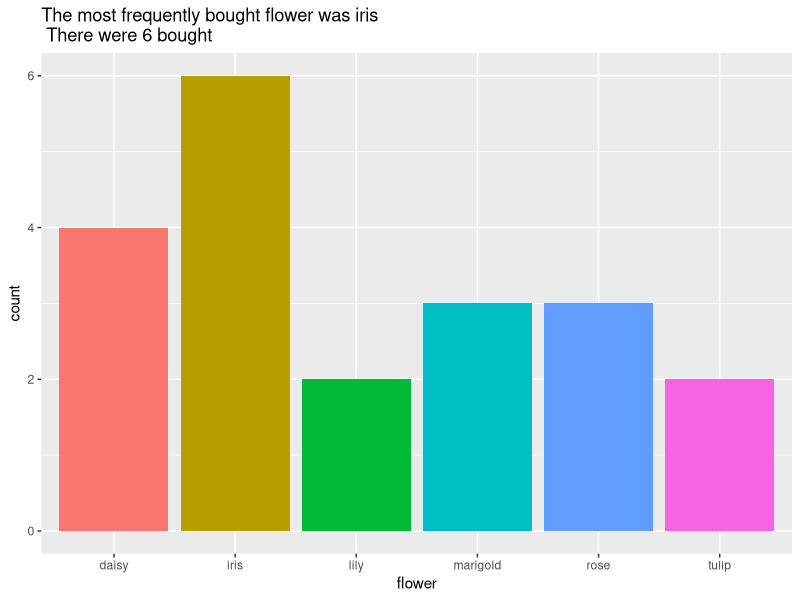
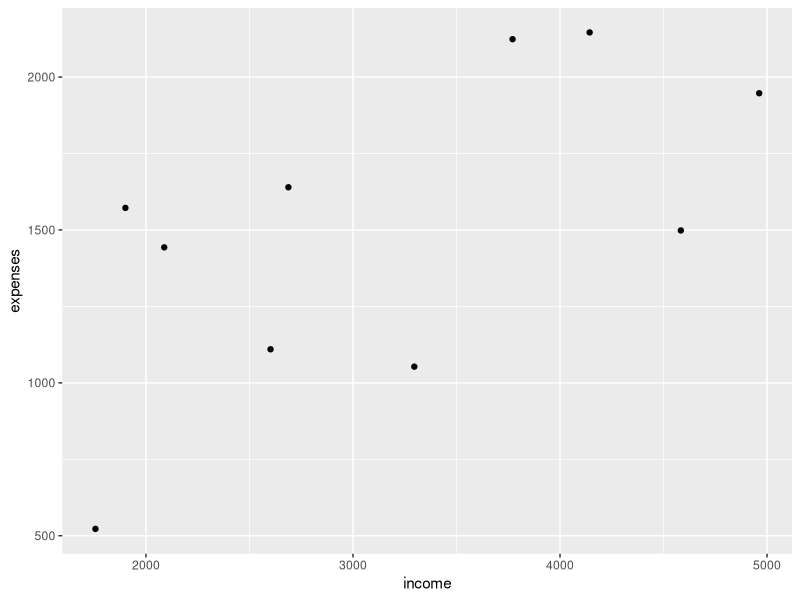
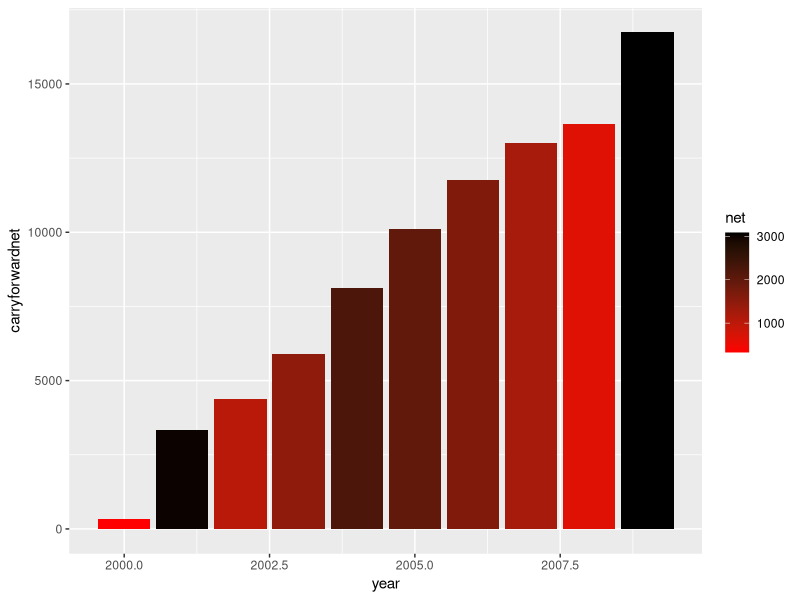

Write the R code that produced these figures, in order.
## ---- chunk 1
knitr::opts_chunk$set(echo =TRUE)

library(tidyverse)
library(purrr)
library(ggpubr)
## ---- chunk 2
sprintf("We found %d %s %3.1f miles from shore", 4,"Otters", 18.95632342)
## ---- chunk 3
# # create vector of possible flowers 
possible.flowers = c("tulip","rose","lily","iris","marigold","daisy")

# we can use sample to simulate a random recording of purchases at the market, lets create data that had 300 flower purchases

purchases = sample(possible.flowers, size=20, replace=T)
purchases= as.factor(purchases)

# make it a data frame for plotting later
# maybe we want to add more information about the purchases later - like price, time of day, etc. - so make column name flower
purchases  = data.frame(flower=purchases) 

# to quickly get information of flower purchases 
summary(purchases$flower)
# sprintf creates a string %s mean use what ever is after the , to fill in a string
plottitle=sprintf("The most frequently bought flower was %s\n There were %d bought", names(which.max(summary(purchases$flower))), max(summary(purchases$flower)))

# now plot
ggplot(purchases, aes(flower, fill=flower))+geom_histogram(stat="count")+labs(title=plottitle)+
  theme(legend.position="none")

## ---- chunk 4

# simple example - use a loop to sum the numbers from 1 to 5
# a = 0+1+2+3+4+5
a=0
for (i in 1:5) {
 a = a+i
}
a
## ---- chunk 5

# if you want to keep track of a for each iteration
# start with a data structure to hold the results - 
# there will be 5 iterations, so a vector of length 5
# initialize to 0 

av = rep(x=0, times=5)

# now we can fill in the vector with the sum at each iteration
# we can use the counter (i) to access the correct element of the vector
# note that we have to treat the first iteration differently because we don't have a previous value to add to

for (i in 1:5) {
  if (i==1) {
    av[i] = 1
  } else {
  av[i] = av[i-1]+i
  }
}
av

# note that R has alternatives using functions that do this looping for you
a = sum(seq(from=1, to=5))
a
## ---- chunk 6
testnumbers = runif(min=0, max=20, n=100)
## ---- chunk 7
testnumbers = runif(min=0, max=20, n=100)

total = 0
nvalues = 100
for (i in 1:nvalues) {
  total = testnumbers[i]+total
}
total/nvalues

mean(testnumbers)
## ---- chunk 8

# lets say we wanted to look at income minus expenses for net income
# create some data for an example

income = runif(min=1000, max=5000, n=10)
income
expenses = rnorm(mean=1500, sd=500, n=10)
expenses

# it is possible that this approach could generate negative expenses
expenses = ifelse(expenses < 0, 0, expenses)

# lets make this a data frame for organization
account = data.frame(income=income, expenses=expenses)
# lets add a year
account$year = seq(from=2000, length.out=nrow(account))

# now compute net income - we could do this with a loop but R is designed to do this without loops
# normally we can just do
account = account %>% mutate(net = income-expenses)
head(account)


# lets plot
ggplot(account, aes(income, expenses))+geom_point()



# we could have computed net income with a for loop
# lets add a column for our net computed by a loop
# sometimes we use NA to show we haven't computed it yet, so "initialize" as NA

account$netloop=NA
account

# note that I can use any variable I want as a counter -
# notice how I'm now using n to access each row of the data frame
for (n in 1:10) {
  account$netloop[n] = account$income[n]-account$expenses[n]
}

# as expected net and netloop are the same :)
head(account)
## ---- chunk 9

# note: we treat the first year differently because we don't have carry forward
# initialize our column to zero, start counter (n) at 2 instead of 1
# make the first value equal to the net of first year

account$carryforwardnet = 0
account$carryforwardnet[1]=account$net[1]
# now loop - looking backward one year to get previous years carry forward
for (n in 2:10) {
  account$carryforwardnet[n] = account$net[n]+account$carryforwardnet[n-1]
}

# plot - use color to show current year's contribution as positive or negative
ggplot(account, aes(year, carryforwardnet, fill=net, group=year))+geom_col()+
  scale_fill_gradient(low="red", high="black")
## ---- chunk 10

# speed limit 
speedthresh = 120
# create some sample speeds 
speeds = runif(min=0, max=150, n=300)

nthresh = 0
for ( i  in 1:length(speeds)) {
   if(speeds[i] > speedthresh)
     nthresh = nthresh + 1
}

nthresh

## ---- chunk 11

# make up sample data
speeds = runif(min=0, max=50, n=500)

# setting a named variable for the threshold makes the code easier to read and change
hunting_speed = 35
social_speed = 5
num_hunting_speeds=0
num_social_speeds = 0
for ( i  in 1:length(speeds)) {
  num_hunting_speeds = num_hunting_speeds + ifelse(speeds[i] >= hunting_speed, 1, 0)
    num_social_speeds = num_social_speeds + ifelse(speeds[i] <  social_speed, 1, 0)
}


for (i in 1:300)
num_hunting_speeds
num_social_speeds

# other speeds are traveling, is remainder
num_traveling_speeds = length(speeds) - num_hunting_speeds - num_social_speeds

# as a percent of recorded speeds
num_hunting_speeds/length(speeds)*100
num_social_speeds/length(speeds)*100
num_traveling_speeds/length(speeds)*100
